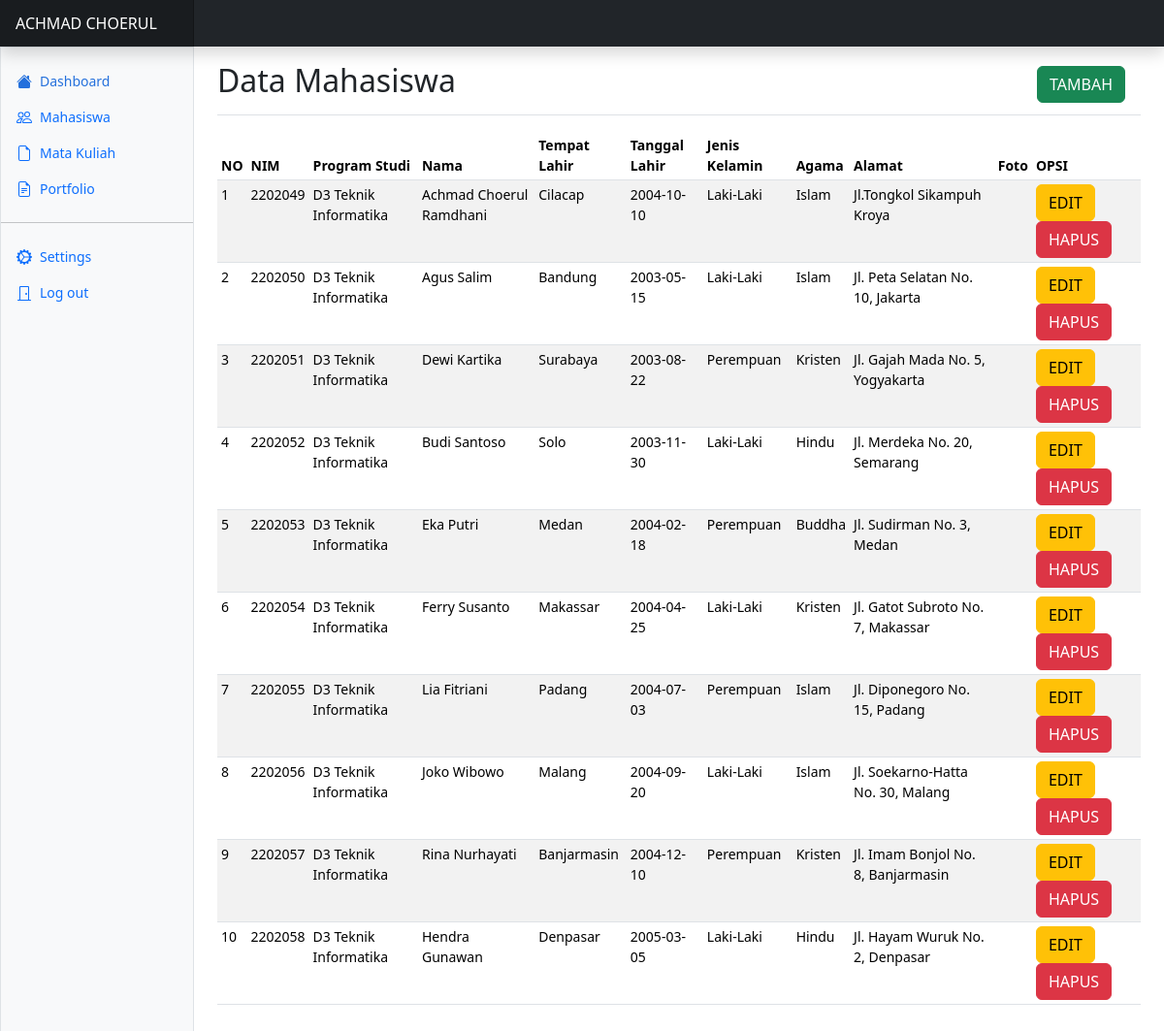
The page /mahasiswa/mahasiswa.php (signed in) on the database its author committed.
### tables this page shows
CREATE TABLE `mahasiswa` (
  `id` int NOT NULL,
  `nim` char(9) DEFAULT NULL,
  `program_studi` varchar(50) DEFAULT NULL,
  `nama` varchar(50) DEFAULT NULL,
  `tempat_lahir` varchar(30) DEFAULT NULL,
  `tanggal_lahir` date DEFAULT NULL,
  `jenis_kelamin` varchar(9) DEFAULT NULL,
  `agama` varchar(20) DEFAULT NULL,
  `alamat` varchar(100) DEFAULT NULL,
  `foto` blob
);

### mahasiswa/mahasiswa.php (the view, shortened to what this page needs)
<!doctype html>
<html lang="en" data-bs-theme="auto">
  <?php
	include '../include/header.php';
	include '../include/sidebar.php';
  ?>
  <body>
    <main class="col-md-9 ms-sm-auto col-lg-10 px-md-4">
      <div class="d-flex justify-content-between flex-wrap flex-md-nowrap align-items-center pt-3 pb-2 mb-3 border-bottom">
        <h1 class="h2">Data Mahasiswa</h1>
        <div class="btn-toolbar mb-2 mb-md-0">
          <div class="btn-group me-3">
            <button type="button" class="btn btn-success">
              <a href="tambah.php">TAMBAH</a>
            </button>
          </div>
        </div>
      </div>
      <div class="table-responsive small">
        <table class="table table-striped table-sm">
          <thead>
            <tr>
              <th scope="col">NO</th>
              <th scope="col">NIM</th>
              <th scope="col">Program Studi</th>
              <th scope="col">Nama</th>
              <th scope="col">Tempat Lahir</th>
              <th scope="col">Tanggal Lahir</th>
              <th scope="col">Jenis Kelamin</th>
              <th scope="col">Agama</th>
              <th scope="col">Alamat</th>
              <th scope="col">Foto</th>
              <th scope="col">OPSI</th>
            </tr>
          </thead>
          <tbody>
          <?php
            include 'koneksi.php';
            $no = 1;
            $data = mysqli_query($koneksi,"select * from mahasiswa");
            while($d = mysqli_fetch_array($data)){
              ?>
              <tr>
                <td><?php echo $no++; ?></td>
                <td><?php echo $d['nim']; ?></td>
                <td><?php echo $d['program_studi']; ?></td>
                <td><?php echo $d['nama']; ?></td>
                <td><?php echo $d['tempat_lahir']; ?></td>
                <td><?php echo $d['tanggal_lahir']; ?></td>
                <td><?php echo $d['jenis_kelamin']; ?></td>
                <td><?php echo $d['agama']; ?></td>
                <td><?php echo $d['alamat']; ?></td>
                <td><?php echo $d['foto']; ?></td>
                <td>
                  <button type="button" class="btn btn-warning">
                    <a href="edit.php?id=<?php echo $d['id']; ?>">EDIT</a>
                  </button>
                  <button type="button" class="btn btn-danger" onclick="hapusData(<?php echo $d['id']; ?>)">HAPUS</button>
                </td>
              </tr>
              <?php
            }
            ?>
          </tbody>
        </table>
      </div>
    </main>
	<?php
		include '../include/footer.php';
	?>

### include/header.php (shortened to what this page needs)
<head><script src="../assets/js/color-modes.js"></script>
    <link href="../assets/dist/css/bootstrap.min.css" rel="stylesheet">
    <link href="https://cdn.jsdelivr.net/npm/bootstrap-icons@1.10.3/font/bootstrap-icons.css" rel="stylesheet">
    <link href="dashboard.css" rel="stylesheet">
  </head>
<header class="navbar sticky-top bg-dark flex-md-nowrap p-0 shadow" data-bs-theme="dark">
  <a class="navbar-brand col-md-3 col-lg-2 me-0 px-3 fs-6 text-white" href="#">ACHMAD CHOERUL</a>
</header>

### include/sidebar.php (shortened to what this page needs)
<div class="container-fluid">
  <div class="row">
    <div class="sidebar border border-right col-md-3 col-lg-2 p-0 bg-body-tertiary">
      <div class="offcanvas-lg offcanvas-end bg-body-tertiary" tabindex="-1" id="sidebarMenu" aria-labelledby="sidebarMenuLabel">
        <div class="offcanvas-body d-md-flex flex-column p-0 pt-lg-3 overflow-y-auto">
          <ul class="nav flex-column">
            <li class="nav-item">
              <a class="nav-link d-flex align-items-center gap-2 active" aria-current="page" href="dashboard.php">
                <svg class="bi"><use xlink:href="#house-fill"/></svg>
                Dashboard
              </a>
            </li>
            <li class="nav-item">
              <a class="nav-link d-flex align-items-center gap-2" href="../mahasiswa/mahasiswa.php">
                <svg class="bi"><use xlink:href="#people"/></svg>
                Mahasiswa
              </a>
            </li>
            <li class="nav-item">
              <a class="nav-link d-flex align-items-center gap-2" href="../matkul/matkul.php">
                <svg class="bi"><use xlink:href="#file-earmark"/></svg>
                Mata Kuliah
              </a>
            </li>
            <li class="nav-item">
              <a class="nav-link d-flex align-items-center gap-2" href="https://choerulram.github.io/Portfolio/">
                <svg class="bi"><use xlink:href="#file-earmark-text"/></svg>
                Portfolio
              </a>
            </li>
          </ul>
          <hr class="my-3">
          <ul class="nav flex-column mb-auto">
            <li class="nav-item">
              <a class="nav-link d-flex align-items-center gap-2" href="settings.php">
                <svg class="bi"><use xlink:href="#gear-wide-connected"/></svg>
                Settings
              </a>
            </li>
            <li class="nav-item">
              <a class="nav-link d-flex align-items-center gap-2" href="#" onclick="konfirmasiLogout()">
                <svg class="bi"><use xlink:href="#door-closed"/></svg>
                Log out
              </a>
            </li>
          </ul>
        </div>
      </div>
    </div>

### include/footer.php (shortened to what this page needs)
<script src="https://cdn.jsdelivr.net/npm/chart.js@4.2.1/dist/chart.umd.min.js"></script><script src="dashboard.js"></script></body>
</html>

### mahasiswa/dashboard.css (style rules this page uses)
.bi { display: inline-block; width: 1rem; height: 1rem; }
@media (min-width: 768px) { .sidebar .offcanvas-lg { position: -webkit-sticky; position: sticky; top: 48px; } }
.sidebar .nav-link { font-size: .875rem; font-weight: 500; }
.sidebar .nav-link.active { color: #2470dc; }
.navbar-brand { padding-top: .75rem; padding-bottom: .75rem; background-color: rgba(0, 0, 0, .25); box-shadow: inset -1px 0 0 rgba(0, 0, 0, .25); }

### include/header.php (style rules this page uses)
.bi { vertical-align: -.125em; fill: currentColor; }
.btn-success a { color: white; text-decoration: none; }
.btn-warning a { color: black; text-decoration: none; }
.sidebar { height: 210vh; }

### rows shown on the page
mahasiswa: nim "2202049", program_studi "D3 Teknik Informatika", nama "Achmad Choerul Ramdhani", tempat_lahir "Cilacap", tanggal_lahir "2004-10-10", jenis_kelamin "Laki-Laki", agama "Islam", alamat "Jl.Tongkol Sikampuh Kroya"
mahasiswa: nim "2202050", program_studi "D3 Teknik Informatika", nama "Agus Salim", tempat_lahir "Bandung", tanggal_lahir "2003-05-15", jenis_kelamin "Laki-Laki", agama "Islam", alamat "Jl. Peta Selatan No. 10, Jakarta"
mahasiswa: nim "2202051", program_studi "D3 Teknik Informatika", nama "Dewi Kartika", tempat_lahir "Surabaya", tanggal_lahir "2003-08-22", jenis_kelamin "Perempuan", agama "Kristen", alamat "Jl. Gajah Mada No. 5, Yogyakarta"
mahasiswa: nim "2202052", program_studi "D3 Teknik Informatika", nama "Budi Santoso", tempat_lahir "Solo", tanggal_lahir "2003-11-30", jenis_kelamin "Laki-Laki", agama "Hindu", alamat "Jl. Merdeka No. 20, Semarang"
mahasiswa: nim "2202053", program_studi "D3 Teknik Informatika", nama "Eka Putri", tempat_lahir "Medan", tanggal_lahir "2004-02-18", jenis_kelamin "Perempuan", agama "Buddha", alamat "Jl. Sudirman No. 3, Medan"
mahasiswa: nim "2202054", program_studi "D3 Teknik Informatika", nama "Ferry Susanto", tempat_lahir "Makassar", tanggal_lahir "2004-04-25", jenis_kelamin "Laki-Laki", agama "Kristen", alamat "Jl. Gatot Subroto No. 7, Makassar"
mahasiswa: nim "2202055", program_studi "D3 Teknik Informatika", nama "Lia Fitriani", tempat_lahir "Padang", tanggal_lahir "2004-07-03", jenis_kelamin "Perempuan", agama "Islam", alamat "Jl. Diponegoro No. 15, Padang"
mahasiswa: nim "2202056", program_studi "D3 Teknik Informatika", nama "Joko Wibowo", tempat_lahir "Malang", tanggal_lahir "2004-09-20", jenis_kelamin "Laki-Laki", agama "Islam", alamat "Jl. Soekarno-Hatta No. 30, Malang"
mahasiswa: nim "2202057", program_studi "D3 Teknik Informatika", nama "Rina Nurhayati", tempat_lahir "Banjarmasin", tanggal_lahir "2004-12-10", jenis_kelamin "Perempuan", agama "Kristen", alamat "Jl. Imam Bonjol No. 8, Banjarmasin"
mahasiswa: nim "2202058", program_studi "D3 Teknik Informatika", nama "Hendra Gunawan", tempat_lahir "Denpasar", tanggal_lahir "2005-03-05", jenis_kelamin "Laki-Laki", agama "Hindu", alamat "Jl. Hayam Wuruk No. 2, Denpasar"
